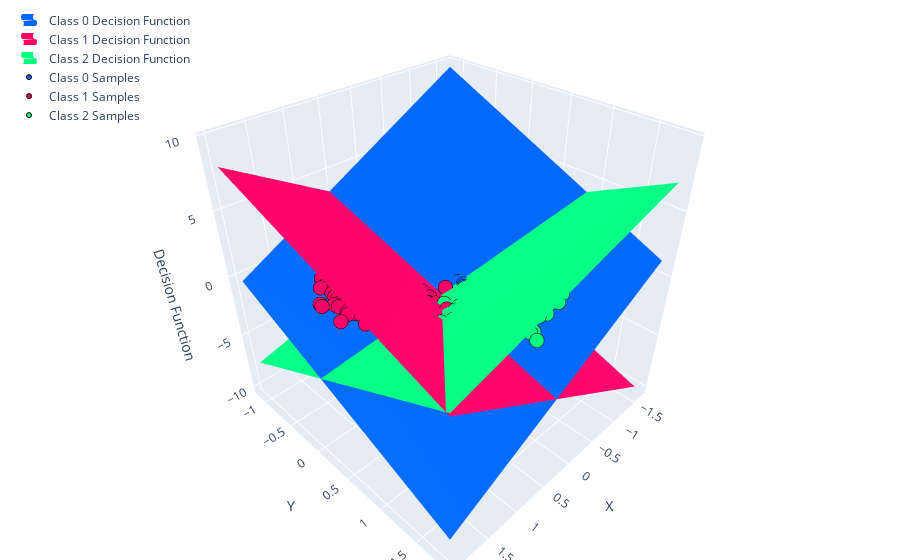

The code cell stored with this chart in its notebook:
### Code cell
visualizer.show_decision_functions(linear_classifier)

### Figure 1 — Plotly figure (JSON) as saved in the notebook; plotly's stock layout.template omitted (floating-point values rounded to 4 significant figures; data arrays with more than 128 entries replaced by an {"elided": "..."} marker saying what was removed)
{"data": [{"colorscale": [[0, "rgb(0, 102, 255)"], [1, "rgb(0, 102, 255)"]], "name": "Class 0 Decision Function", "opacity": 1, "showlegend": true, "showscale": false, "type": "surface", "x": {"elided": "100x100 float values"}, "y": {"elided": "100x100 float values"}, "z": {"elided": "100x100 float values"}}, {"colorscale": [[0, "rgb(255, 0, 102)"], [1, "rgb(255, 0, 102)"]], "name": "Class 1 Decision Function", "opacity": 1, "showlegend": true, "showscale": false, "type": "surface", "x": {"elided": "100x100 float values"}, "y": {"elided": "100x100 float values"}, "z": {"elided": "100x100 float values"}}, {"colorscale": [[0, "rgb(0, 255, 127)"], [1, "rgb(0, 255, 127)"]], "name": "Class 2 Decision Function", "opacity": 1, "showlegend": true, "showscale": false, "type": "surface", "x": {"elided": "100x100 float values"}, "y": {"elided": "100x100 float values"}, "z": {"elided": "100x100 float values"}}, {"marker": {"color": "rgb(0, 102, 255)", "line": {"color": "black", "width": 1}, "size": 5}, "mode": "markers", "name": "Class 0 Samples", "type": "scatter3d", "x": {"elided": "387 float values"}, "y": {"elided": "387 float values"}, "z": {"elided": "387 int values"}}, {"marker": {"color": "rgb(255, 0, 102)", "line": {"color": "black", "width": 1}, "size": 5}, "mode": "markers", "name": "Class 1 Samples", "type": "scatter3d", "x": {"elided": "375 float values"}, "y": {"elided": "375 float values"}, "z": {"elided": "375 int values"}}, {"marker": {"color": "rgb(0, 255, 127)", "line": {"color": "black", "width": 1}, "size": 5}, "mode": "markers", "name": "Class 2 Samples", "type": "scatter3d", "x": {"elided": "363 float values"}, "y": {"elided": "363 float values"}, "z": {"elided": "363 int values"}}], "layout": {"legend": {"x": 0.01, "xanchor": "left", "y": 0.99, "yanchor": "top"}, "margin": {"b": 0, "l": 0, "r": 0, "t": 0}, "scene": {"aspectmode": "manual", "aspectratio": {"x": 1, "y": 1, "z": 1}, "xaxis": {"title": {"text": "X"}}, "yaxis": {"title": {"text": "Y"}}, "zaxis": {"title": {"text": "Decision Function"}}}}}
